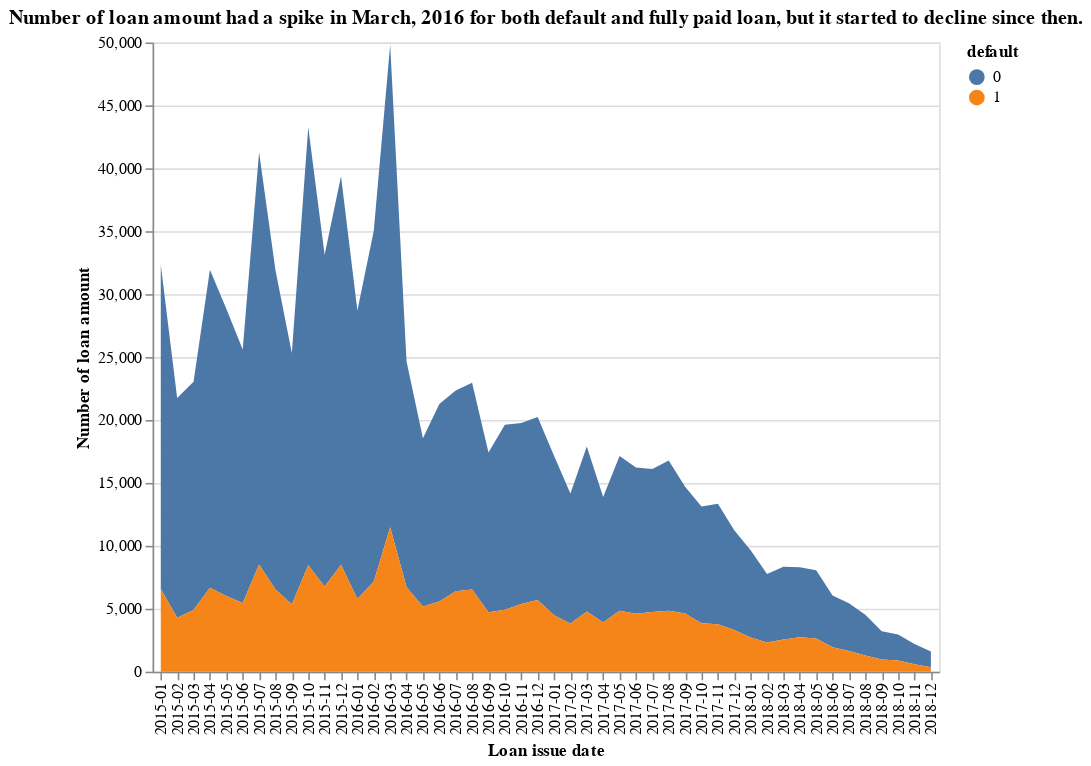

Source (notebook cell):
### Markdown cell above
Default and fully paid loan distribution Date of Loan Issuance

### Code cell
#Default and fully paid loan count by Date of Loan Issuance
count_loan = data_new.groupby(['default', 'issue_d']).size()
count_loan = count_loan.reset_index().rename(columns = {0: 'count'})
count_loan['issue_d'] = count_loan['issue_d'].dt.strftime('%Y-%m')

alt.Chart(count_loan, 
    title = 'Number of loan amount had a spike in March, 2016 for both default and fully paid loan, but it started to decline since then.')\
    .mark_area().encode(
    alt.X('issue_d:N', title = 'Loan issue date'),
    alt.Y('count:Q', title = 'Number of loan amount'),
    color = 'default:N'
    # tooltip = ['issue_d:N', 'count:Q']
).properties(width = 500, height = 400)

### Figure 1 — Vega-Lite specification as saved in the notebook (floating-point values rounded to 4 significant figures)
{"config": {"view": {"continuousWidth": 400, "continuousHeight": 300}}, "data": {"name": "data-69baa368f6b9fb27c32faf457e8f8fc5"}, "mark": "area", "encoding": {"color": {"type": "nominal", "field": "default"}, "x": {"type": "nominal", "field": "issue_d", "title": "Loan issue date"}, "y": {"type": "quantitative", "field": "count", "title": "Number of loan amount"}}, "height": 400, "title": "Number of loan amount had a spike in March, 2016 for both default and fully paid loan, but it started to decline since then.", "width": 500, "$schema": "https://vega.github.io/schema/vega-lite/v4.8.1.json", "datasets": {"data-69baa368f6b9fb27c32faf457e8f8fc5": [{"default": 0, "issue_d": "2015-01", "count": 25758}, {"default": 0, "issue_d": "2015-02", "count": 17458}, {"default": 0, "issue_d": "2015-03", "count": 18152}, {"default": 0, "issue_d": "2015-04", "count": 25276}, {"default": 0, "issue_d": "2015-05", "count": 22829}, {"default": 0, "issue_d": "2015-06", "count": 20152}, {"default": 0, "issue_d": "2015-07", "count": 32753}, {"default": 0, "issue_d": "2015-08", "count": 25362}, {"default": 0, "issue_d": "2015-09", "count": 19970}, {"default": 0, "issue_d": "2015-10", "count": 34798}, {"default": 0, "issue_d": "2015-11", "count": 26368}, {"default": 0, "issue_d": "2015-12", "count": 30866}, {"default": 0, "issue_d": "2016-01", "count": 22935}, {"default": 0, "issue_d": "2016-02", "count": 27865}, {"default": 0, "issue_d": "2016-03", "count": 38343}, {"default": 0, "issue_d": "2016-04", "count": 17931}, {"default": 0, "issue_d": "2016-05", "count": 13369}, {"default": 0, "issue_d": "2016-06", "count": 15694}, {"default": 0, "issue_d": "2016-07", "count": 15943}, {"default": 0, "issue_d": "2016-08", "count": 16436}, {"default": 0, "issue_d": "2016-09", "count": 12706}, {"default": 0, "issue_d": "2016-10", "count": 14701}, {"default": 0, "issue_d": "2016-11", "count": 14386}, {"default": 0, "issue_d": "2016-12", "count": 14544}, {"default": 0, "issue_d": "2017-01", "count": 12675}, {"default": 0, "issue_d": "2017-02", "count": 10341}, {"default": 0, "issue_d": "2017-03", "count": 13107}, {"default": 0, "issue_d": "2017-04", "count": 9985}, {"default": 0, "issue_d": "2017-05", "count": 12285}, {"default": 0, "issue_d": "2017-06", "count": 11631}, {"default": 0, "issue_d": "2017-07", "count": 11358}, {"default": 0, "issue_d": "2017-08", "count": 11942}, {"default": 0, "issue_d": "2017-09", "count": 10056}, {"default": 0, "issue_d": "2017-10", "count": 9277}, {"default": 0, "issue_d": "2017-11", "count": 9580}, {"default": 0, "issue_d": "2017-12", "count": 7915}, {"default": 0, "issue_d": "2018-01", "count": 6926}, {"default": 0, "issue_d": "2018-02", "count": 5436}, {"default": 0, "issue_d": "2018-03", "count": 5781}, {"default": 0, "issue_d": "2018-04", "count": 5562}, {"default": 0, "issue_d": "2018-05", "count": 5429}, {"default": 0, "issue_d": "2018-06", "count": 4111}, {"default": 0, "issue_d": "2018-07", "count": 3787}, {"default": 0, "issue_d": "2018-08", "count": 3254}, {"default": 0, "issue_d": "2018-09", "count": 2250}, {"default": 0, "issue_d": "2018-10", "count": 2065}, {"default": 0, "issue_d": "2018-11", "count": 1608}, {"default": 0, "issue_d": "2018-12", "count": 1235}, {"default": 1, "issue_d": "2015-01", "count": 6570}, {"default": 1, "issue_d": "2015-02", "count": 4291}, {"default": 1, "issue_d": "2015-03", "count": 4894}, {"default": 1, "issue_d": "2015-04", "count": 6664}, {"default": 1, "issue_d": "2015-05", "count": 6019}, {"default": 1, "issue_d": "2015-06", "count": 5457}, {"default": 1, "issue_d": "2015-07", "count": 8523}, {"default": 1, "issue_d": "2015-08", "count": 6537}, {"default": 1, "issue_d": "2015-09", "count": 5359}, {"default": 1, "issue_d": "2015-10", "count": 8464}, {"default": 1, "issue_d": "2015-11", "count": 6770}, {"default": 1, "issue_d": "2015-12", "count": 8506}, {"default": 1, "issue_d": "2016-01", "count": 5765}, {"default": 1, "issue_d": "2016-02", "count": 7165}, {"default": 1, "issue_d": "2016-03", "count": 11478}, {"default": 1, "issue_d": "2016-04", "count": 6715}, {"default": 1, "issue_d": "2016-05", "count": 5182}, {"default": 1, "issue_d": "2016-06", "count": 5572}, {"default": 1, "issue_d": "2016-07", "count": 6394}, {"default": 1, "issue_d": "2016-08", "count": 6533}, {"default": 1, "issue_d": "2016-09", "count": 4719}, {"default": 1, "issue_d": "2016-10", "count": 4912}, {"default": 1, "issue_d": "2016-11", "count": 5370}, {"default": 1, "issue_d": "2016-12", "count": 5688}, {"default": 1, "issue_d": "2017-01", "count": 4481}, {"default": 1, "issue_d": "2017-02", "count": 3825}, {"default": 1, "issue_d": "2017-03", "count": 4778}, {"default": 1, "issue_d": "2017-04", "count": 3902}, {"default": 1, "issue_d": "2017-05", "count": 4848}, {"default": 1, "issue_d": "2017-06", "count": 4599}, {"default": 1, "issue_d": "2017-07", "count": 4738}, {"default": 1, "issue_d": "2017-08", "count": 4847}, {"default": 1, "issue_d": "2017-09", "count": 4629}, {"default": 1, "issue_d": "2017-10", "count": 3851}, {"default": 1, "issue_d": "2017-11", "count": 3764}, {"default": 1, "issue_d": "2017-12", "count": 3314}, {"default": 1, "issue_d": "2018-01", "count": 2715}, {"default": 1, "issue_d": "2018-02", "count": 2328}, {"default": 1, "issue_d": "2018-03", "count": 2553}, {"default": 1, "issue_d": "2018-04", "count": 2733}, {"default": 1, "issue_d": "2018-05", "count": 2633}, {"default": 1, "issue_d": "2018-06", "count": 1938}, {"default": 1, "issue_d": "2018-07", "count": 1642}, {"default": 1, "issue_d": "2018-08", "count": 1277}, {"default": 1, "issue_d": "2018-09", "count": 970}, {"default": 1, "issue_d": "2018-10", "count": 883}, {"default": 1, "issue_d": "2018-11", "count": 586}, {"default": 1, "issue_d": "2018-12", "count": 359}]}}
